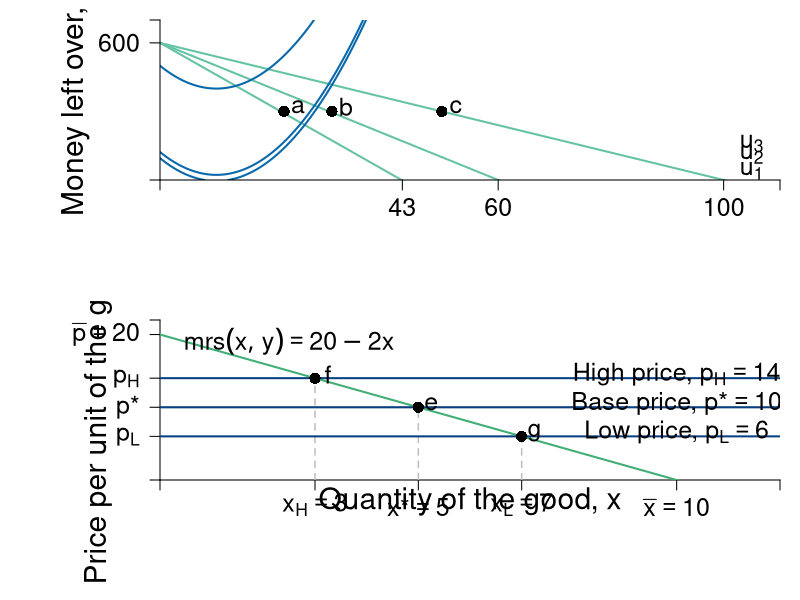

Generate this figure with R:
require(shape)
pdf(file = "indmarketdemand/mrs_price_qql_indiff.pdf", width = 9, height = 14)

#Set parameters for graphics
axislabelsize <- 1.8
labelsize <- 1.5
namesize <- 1.8
annotatesize <- 1.5
graphlinewidth <- 2
segmentlinewidth <- 1.5

COL <- c("#7fc97f", "#beaed4", "#fdc086", "#ffff99", "#386cb0", "#f0027f", "#bf5b17", "#666666")
COLA <- c("#e0f3db", "#99d8c9","#66c2a4","#41ae76", "#238b45", "#005824")
COLB <- c("#4eb3d3", "#2b8cbe", "#0868ac","#084081")

#Edited the margins to cater for the larger LHS labels
par(mar =  c(6, 8, 1, 1), mfrow = c(2,1))



# demandcd ----------------------------------------------------------------


#uA <- function(x, y, alpha = 0.5) {
  #x^(alpha)*y^(1 - alpha)
#}


uA <- function(x, y) {
  y + 20*x - x^2
}


bcA <- function(x, w = 20, p = 2) {
  w - p*x
}


xlims <- c(0, 110)
ylims <- c(0, 700)

npts <- 501 
x <- seq(xlims[1], xlims[2], length.out = npts)
y <- seq(ylims[1], ylims[2], length.out = npts) 
a <- c(500, 3.9*sqrt(600), 5*sqrt(600))

plot(0, 0, xlim = xlims, ylim = ylims, type = "n",
     xlab = expression(paste("")),
     ylab = expression(paste("")), 
     xaxt = "n", 
     yaxt = "n", 
     cex.lab = axislabelsize, 
     bty = "n",
     xaxs = "i", 
     yaxs = "i")

ticksy <- c(0, 600, ylims[2])
ylabels <- c(NA, expression(paste(600)), NA)
ticksx <- c(0, 100, NA, 60, NA, 43, xlims[2])
xlabels <- c(NA, 100, NA, 60, NA, 43, NA)


npts <- 500 
xx1 <- seq(xlims[1], xlims[2], length.out = npts)

lines(xx1, bcA(xx1, w = 600, p = 6), col = COLA[3], lwd = graphlinewidth)
lines(xx1, bcA(xx1, w = 600, p = 10), col = COLA[3], lwd = graphlinewidth)
lines(xx1, bcA(xx1, w = 600, p = 14), col = COLA[3], lwd = graphlinewidth)
#lines(xx1, indiffA1(xx1, uA = 20, rmax = 2.5, xmax = 10), col = COLB[4], lwd = graphlinewidth)


#Label Axes
#mtext(expression(paste("Kilograms of coffee, ", x)), side=1, line = 2.5, cex = axislabelsize)

#text(0.5*xlims[2], -2, expression(paste("Kilograms of coffee, ", x)), xpd = TRUE, cex = axislabelsize) 
text(-15, 0.5*ylims[2], expression(paste("Money left over, ", y)), xpd = TRUE, cex = axislabelsize, srt = 90) 

#segments(0, 6, 6, 6, lty = 2, col = "gray" , lwd = segmentlinewidth, xpd = TRUE)
#segments(2, -10, 2, 6, lty = 2, col = "gray" , lwd = segmentlinewidth, xpd = TRUE)
#segments(4, -10, 4, 6, lty = 2, col = "gray" , lwd = segmentlinewidth, xpd = TRUE)
#segments(6, -10, 6, 6, lty = 2, col = "gray" , lwd = segmentlinewidth, xpd = TRUE)

#Label the budget curve functions for the HG, Aisha
#text(3.5, 0.5, expression(bc[1]), cex = annotatesize)
#text(7.2, 0.5, expression(bc[2]), cex = annotatesize)
#ext(11.1, 0.5, expression(bc[3]), cex = annotatesize)

#adding iso-welfare functions:

#Label the iso-welfare functions for the HG, Aisha
text(105, 40, expression(u[1]), cex = annotatesize)
text(105, 110, expression(u[2]), cex = annotatesize)
text(105, 160, expression(u[3]), cex = annotatesize)
#text(6.6, 8.3, expression(u[4]^A))

contour(x, y, 
        outer(x, y, uA),
        drawlabels = FALSE,
        col = COLB[3],
        lwd = graphlinewidth,
        levels = a, 
        xaxs = "i", 
        yaxs = "i", 
        add = TRUE)

#abline(h=6, col=COL[3], lwd=graphlinewidth)


points(22, 300, pch = 16, col = "black", cex = 1.5)
text(24.5, 320, expression(a), cex = annotatesize)
points(30.5, 300, pch = 16, col = "black", cex = 1.5)
text(33, 320, expression(b), cex = annotatesize)
points(50, 300, pch = 16, col = "black", cex = 1.5)
text(52.5, 320, expression(c), cex = annotatesize)

#Arrows(8.5, 6, 6.5, 6, col = "black", lty = 1, lwd = 2, arr.type = "triangle", arr.lwd = 0.5)
#text(9.7, 6.3, expression(paste("Price-offer curve")), cex = annotatesize)

axis(1, at = ticksx, pos = 0, labels = xlabels, cex.axis = labelsize)
axis(2, at = ticksy, pos = 0, labels = ylabels, las = 1, cex.axis = labelsize)

#------


mrsA <- function(x, rmax = 10, xmax = 20) {
  rmax - (rmax/xmax)*x
}

# uA <- function(x, y, rmax, rmax = 10, xmas = 20) {
#   y + rmax*x - (1/2)(rmax/xmax)*x^2
# }

xlims <- c(0, 12)
ylims <- c(0, 22)

npts <- 501 
x <- seq(xlims[1], xlims[2], length.out = npts)
y <- seq(ylims[1], ylims[2], length.out = npts) 
a <- c(46.08, 55, 64)
b <- c(46.08, 55, 64)

plot(0, 0, xlim = xlims, ylim = ylims, type = "n",
     xlab = expression(paste("")),
     ylab = expression(paste("")), 
     xaxt = "n", 
     yaxt = "n", 
     cex.lab = axislabelsize, 
     bty = "n",
     xaxs="i", 
     yaxs="i")

# ticksy <- seq(from = 0, to = ylims[2], by = 2)
# ylabels <- seq(from = 0, to = ylims[2], by = 2)
# ticksx <- seq(from = 0, to = xlims[2], by = 2)
# xlabels <- seq(from = 0, to = xlims[2], by = 2)
ticksy <- c(0, 6, 10, 14, 20, ylims[2])
ylabels <- c(NA, expression(paste(p[L])), expression(paste(p,"*")), expression(paste(p[H])), expression(paste(bar(p) == 20)), NA)
ticksx <- c(0, 3, 5, 7, 10, xlims[2])
xlabels <- c(NA, expression(paste(x[H] == 3)), expression(paste(x,"*" == 5)), expression(paste(x[L] == 7)), expression(paste(bar(x) == 10)), NA)

axis(1, at = ticksx, pos = 0, labels = xlabels, cex.axis = labelsize)
axis(2, at = ticksy, pos = 0, labels = ylabels, las = 1, cex.axis = labelsize)

npts <- 500 
xx1 <- seq(xlims[1], xlims[2], length.out = npts)

#xpoly <- c(0, 10, 0)
#ypoly <- c(5, 5, 10)
#polygon(x = xpoly, y = ypoly, col = COL[4], density=NULL, border = NA)

lines(xx1, mrsA(xx1, rmax = 20, xmax = 10), col = COLA[4], lwd = graphlinewidth)
#lines(xx1, brfB(xx1, alpha = 16, beta = 1/24), col = COLB[4], lwd = graphlinewidth)




#mtext(expression(paste("Quantity of the good, ", x)), side=1, line = 2.5, cex = axislabelsize)
text(0.5*xlims[2], -3, expression(paste("Quantity of the good, ", x)), xpd = TRUE, cex = axislabelsize) 
text(-1.2, 0.5*ylims[2], expression(paste("Price per unit of the good, ", p)), xpd = TRUE, cex = axislabelsize, srt = 90) 


segments(0, 10, xlims[2], 10, lty = 1, col = COLB[4] , lwd = graphlinewidth)
segments(5, 0, 5, 10, lty = 2, col = "gray" , lwd = segmentlinewidth)
text(10, 10.6, expression(paste("Base price, ", p,"*" == 10)), cex = labelsize)
points(5, 10, pch = 16, col = "black", cex = 1.5)
text(5.25, 10.5, expression(e), cex = annotatesize)

segments(0, 14, xlims[2], 14, lty = 1, col = COLB[4] , lwd = graphlinewidth)
segments(3, 0, 3, 14, lty = 2, col = "gray" , lwd = segmentlinewidth)
text(10, 14.6, expression(paste("High price, ", p[H] == 14)), cex = labelsize)
points(3, 14, pch = 16, col = "black", cex = 1.5)
text(3.25, 14.5, expression(f), cex = annotatesize)


segments(0, 6, xlims[2], 6, lty = 1, col = COLB[4] , lwd = graphlinewidth)
segments(7, 0, 7, 6, lty = 2, col = "gray" , lwd = segmentlinewidth)
text(10, 6.6, expression(paste("Low price, ", p[L] == 6)), cex = labelsize)
points(7, 6, pch = 16, col = "black", cex = 1.5)
text(7.25, 6.5, expression(g), cex = annotatesize)


#text(7.3, 2.5, expression("Curve"))
#Arrows(7.3, 3.5, 7.3, 6.1, col = "black", lty = 1, lwd = 2, arr.type = "triangle", arr.lwd = 0.5)

#Label the iso-welfare functions for the HG, Aisha
# text(3.8, 1.5, expression(u[1]^A))
# text(4.6, 1.5, expression(u[2]^A))
# text(5.5, 1.5, expression(u[3]^A))
#text(6.6, 8.3, expression(u[4]^A))


#Label the indifference curves for the HG, Betty
# text(7.6, 17, expression(u[1]^B))
# text(6.75, 17, expression(u[2]^B))
# text(6, 17, expression(u[3]^B))
#text(3.4, 6.9, expression(v[4]^B))

#Label mrs function
text(2.5, 19, expression(paste(mrs(x,y) == 20 - 2*x)), cex = labelsize)
#Arrows(10, 7.5, 10, 5, col = "black", lty = 1, lwd = 2, arr.type = "triangle", arr.lwd = 0.5)

#Label satiation
#text(20, 3.5, expression(paste(bar(x) == "Point")))
#text(20, 3, expression(paste("of Satiation")))
#Arrows(20, 2.5, 20, 0.5, col = "black", lty = 1, lwd = 2, arr.type = "triangle", arr.lwd = 0.5)

#Label highest willingness to pay
#text(5, 10, expression("Consumer Surplus"))
#text(5, 9, expression(paste(CS==frac(1, 2)*bgroup("(",bar(r) - p,")")*x)))
#Arrows(5, 8.5, 5, 6, col = "black", lty = 1, lwd = 2, arr.type = "triangle", arr.lwd = 0.5)

dev.off()
